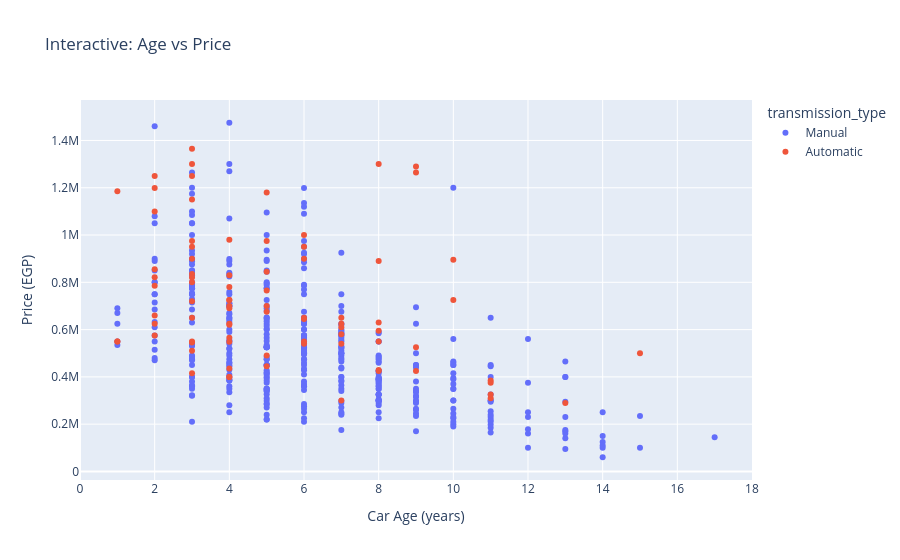

Write notebook code for a chart like this one.
### Code cell
import plotly.express as px

fig = px.scatter(df.sample(500), x='vehicle_age', y='selling_price', 
                 color='transmission_type', title='Interactive: Age vs Price',
                 labels={'vehicle_age': 'Car Age (years)', 'selling_price': 'Price (EGP)'})
fig.show()

### Figure 1 — Plotly figure (JSON) as saved in the notebook; plotly's stock layout.template omitted (floating-point values rounded to 4 significant figures; data arrays with more than 128 entries replaced by an {"elided": "..."} marker saying what was removed)
{"data": [{"hovertemplate": "transmission_type=Manual<br>Car Age (years)=%{x}<br>Price (EGP)=%{y}<extra></extra>", "legendgroup": "Manual", "marker": {"color": "#636efa", "symbol": "circle"}, "mode": "markers", "name": "Manual", "orientation": "v", "showlegend": true, "type": "scatter", "x": {"elided": "418 int values"}, "xaxis": "x", "y": {"elided": "418 int values"}, "yaxis": "y"}, {"hovertemplate": "transmission_type=Automatic<br>Car Age (years)=%{x}<br>Price (EGP)=%{y}<extra></extra>", "legendgroup": "Automatic", "marker": {"color": "#EF553B", "symbol": "circle"}, "mode": "markers", "name": "Automatic", "orientation": "v", "showlegend": true, "type": "scatter", "x": [4, 8, 13, 5, 6, 4, 11, 10, 6, 3, 4, 3, 8, 4, 7, 10, 8, 4, 5, 8, 6, 5, 1, 2, 3, 1, 5, 3, 2, 7, 2, 5, 4, 3, 3, 7, 3, 2, 9, 3, 8, 3, 11, 4, 6, 6, 6, 2, 3, 11, 2, 5, 2, 15, 7, 4, 8, 5, 1, 11, 7, 3, 9, 3, 5, 9, 4, 2, 3, 4, 3, 4, 9, 4, 4, 2, 4, 7, 8, 3, 3, 6], "xaxis": "x", "y": [980000, 595000, 290000, 975000, 540000, 725000, 310000, 725000, 550000, 800000, 565000, 650000, 630000, 549000, 540000, 895000, 429000, 435000, 700000, 550000, 900000, 445000, 550000, 625000, 975000, 550000, 490000, 1250000, 855000, 650000, 1199000, 765000, 625000, 1365000, 900000, 610000, 1150000, 660000, 425000, 835000, 1300000, 510000, 385000, 780000, 645000, 650000, 950000, 575000, 720000, 375000, 821000, 675000, 785000, 500000, 580000, 830000, 425000, 1180000, 1185000, 325000, 300000, 950000, 1290000, 545000, 845000, 525000, 400000, 1100000, 415000, 700000, 820000, 620000, 1265000, 725000, 690000, 1250000, 400000, 625000, 890000, 550000, 1300000, 1000000], "yaxis": "y"}], "layout": {"legend": {"title": {"text": "transmission_type"}, "tracegroupgap": 0}, "title": {"text": "Interactive: Age vs Price"}, "xaxis": {"anchor": "y", "domain": [0, 1], "title": {"text": "Car Age (years)"}}, "yaxis": {"anchor": "x", "domain": [0, 1], "title": {"text": "Price (EGP)"}}}}
